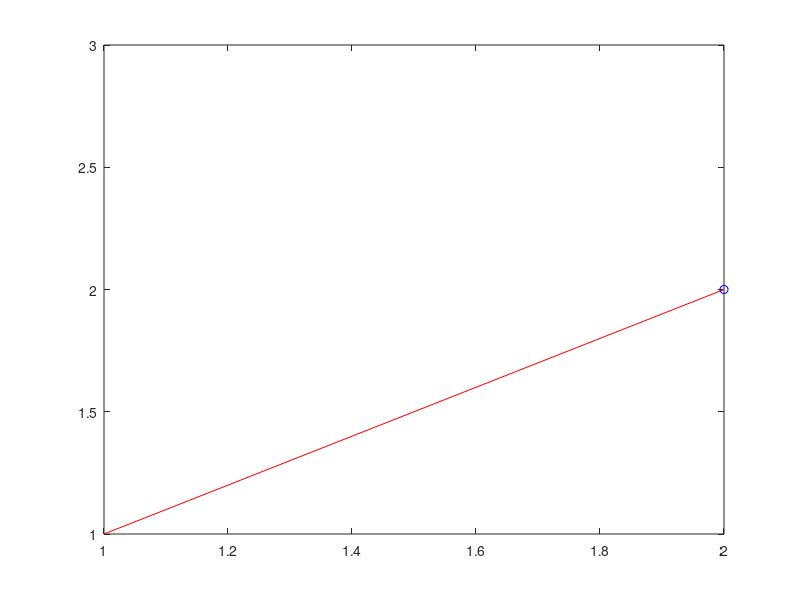

Source code (MATLAB): (Note: this script raises an error after producing the figure.)
%=============================================================================
% Copyright (c) 2016-present Allan CORNET (Nelson)
%=============================================================================
% This file is part of Nelson.
%=============================================================================
% LICENCE_BLOCK_BEGIN
% SPDX-License-Identifier: LGPL-3.0-or-later
% LICENCE_BLOCK_END
%=============================================================================
% <--ADV-CLI MODE-->
%=============================================================================
close all
%=============================================================================
f = figure('Visible', 'off', 'InnerPosition', [100 100 360 260], 'Color', [1 1 1]);
ax = axes('Parent', f);
gotError = false;
try
  comet(ax, 1:2, 1:3);
catch
  gotError = true;
end
asserts.istrue(gotError);
gotError = false;
try
  comet(ax, 1:3, 1:3, 1);
catch
  gotError = true;
end
asserts.istrue(gotError);
gotError = false;
try
  comet(ax, 1:3, 1:3, -0.1);
catch
  gotError = true;
end
asserts.istrue(gotError);
close(f);
close all
%=============================================================================
